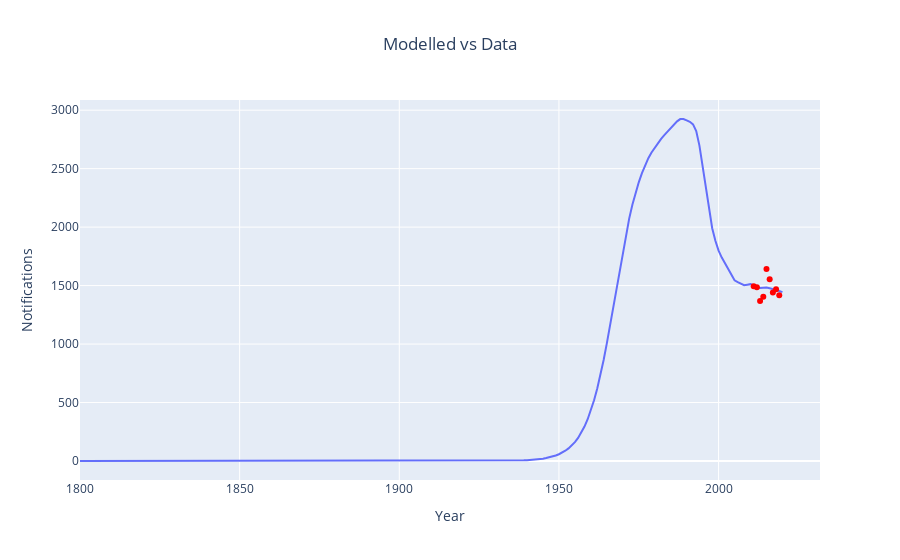

Here is the notebook cell this chart was saved with:
### Code cell
notif_1 = px.line(
    derived_df_0,
    x=derived_df_0.index,
    y="notifications",
)
notif_2 = px.scatter(x= plots['notifications']['times'], y = plots['notifications']['values'])
notif_2.update_traces(marker=dict(color="red"))
notif_plot = go.Figure(
    data=notif_1.data + notif_2.data,
)
notif_plot.update_layout(
    title="Modelled vs Data", title_x=0.5, xaxis_title="Year", yaxis_title="Notifications"
)
notif_plot.show()
# notif_fig_name = "notifications.jpg"
# notif_plot.write_image(SUPPLEMENT_PATH / notif_fig_name)

### Figure 1 — Plotly figure (JSON) as saved in the notebook; plotly's stock layout.template omitted (floating-point values rounded to 4 significant figures; data arrays with more than 128 entries replaced by an {"elided": "..."} marker saying what was removed)
{"data": [{"hovertemplate": "index=%{x}<br>notifications=%{y}<extra></extra>", "legendgroup": "", "line": {"color": "#636efa", "dash": "solid"}, "marker": {"symbol": "circle"}, "mode": "lines", "name": "", "orientation": "v", "showlegend": false, "type": "scatter", "x": {"elided": "221 int values"}, "xaxis": "x", "y": {"elided": "221 float values"}, "yaxis": "y"}, {"hovertemplate": "x=%{x}<br>y=%{y}<extra></extra>", "legendgroup": "", "marker": {"color": "red", "symbol": "circle"}, "mode": "markers", "name": "", "orientation": "v", "showlegend": false, "type": "scatter", "x": [2011, 2012, 2013, 2014, 2015, 2016, 2017, 2018, 2019], "xaxis": "x", "y": [1495, 1485, 1369, 1405, 1642, 1555, 1440, 1468, 1417], "yaxis": "y"}], "layout": {"title": {"text": "Modelled vs Data", "x": 0.5}, "xaxis": {"title": {"text": "Year"}}, "yaxis": {"title": {"text": "Notifications"}}}}
